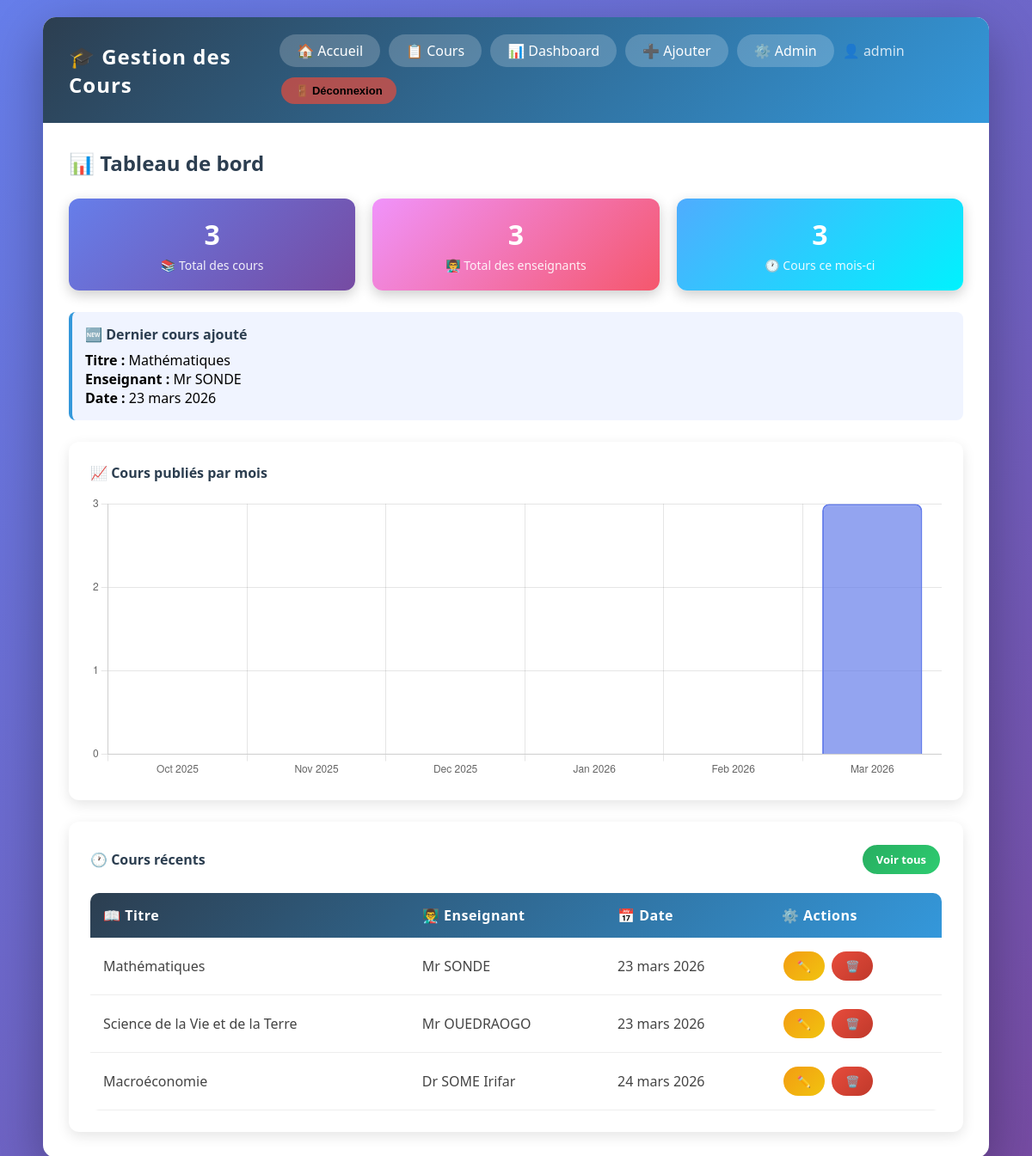
Before: /dashboard/ (signed in) with the older database file.
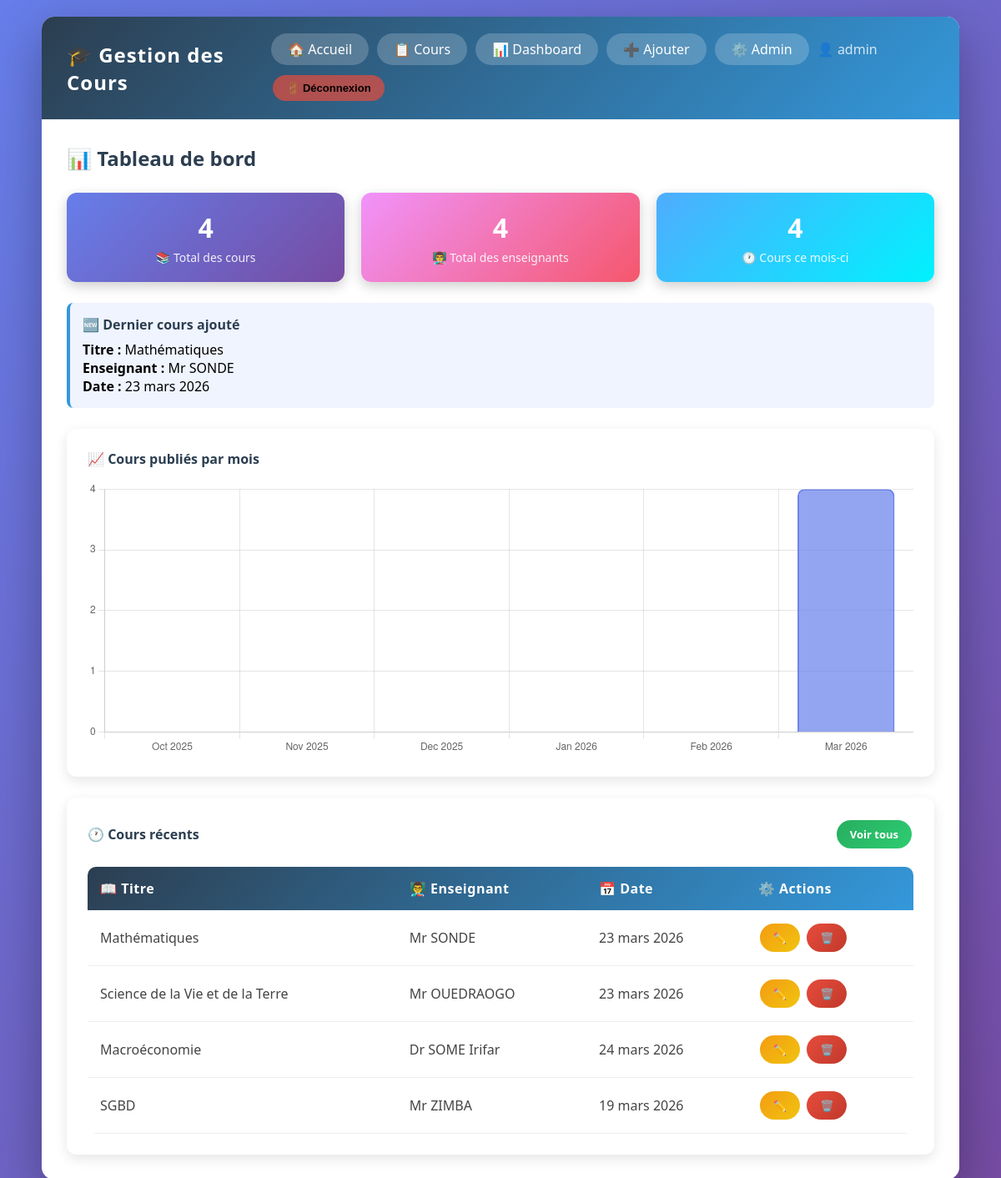
After: the same page with the newer database file.
### cours/models.py (models this page shows, shortened)
class Cours(models.Model):
    titre = models.CharField(max_length=200)
    enseignant = models.CharField(max_length=100)
    date_publication = models.DateField(validators=[valider_date])
    date_ajout = models.DateTimeField(auto_now_add=True)  # ← caché, automatique

### cours/views.py (the view)
# urls.py: path('dashboard/', DashboardView.as_view(), name='dashboard'),
class DashboardView(LoginRequiredMixin, TemplateView):
    template_name = 'cours/dashboard.html'
    login_url = '/login/'
    def get_context_data(self, **kwargs):
        context = super().get_context_data(**kwargs)
        context['total_cours'] = Cours.objects.count()
        context['total_enseignants'] = Cours.objects.values('enseignant').distinct().count()
        context['dernier_cours'] = Cours.objects.order_by('-date_ajout').first()
        context['cours_recents'] = Cours.objects.order_by('-date_ajout')[:5]
        cours_par_mois = []
        mois_labels = []
        for i in range(5, -1, -1):
            mois = timezone.now().date().replace(day=1)
            mois = mois - relativedelta(months=i)
            count = Cours.objects.filter(
                date_publication__year=mois.year,
                date_publication__month=mois.month
            ).count()
            cours_par_mois.append(count)
            mois_labels.append(mois.strftime('%b %Y'))
        context['cours_par_mois'] = cours_par_mois
        context['mois_labels'] = mois_labels
        return context

### cours/templates/cours/dashboard.html
{% extends 'cours/base.html' %}
{% block content %}
<h2 style="color:#2c3e50; margin-bottom:25px;">📊 Tableau de bord</h2>
<div class="stats">
    <div class="stat-card" style="background: linear-gradient(135deg, #667eea, #764ba2);">
        <h3>{{ total_cours }}</h3>
        <p>📚 Total des cours</p>
    </div>
    <div class="stat-card" style="background: linear-gradient(135deg, #f093fb, #f5576c);">
        <h3>{{ total_enseignants }}</h3>
        <p>👨‍🏫 Total des enseignants</p>
    </div>
    <div class="stat-card" style="background: linear-gradient(135deg, #4facfe, #00f2fe);">
        <h3>{{ cours_recents|length }}</h3>
        <p>🕐 Cours ce mois-ci</p>
    </div>
</div>
{% if dernier_cours %}
<div style="background:#f0f4ff; border-left:4px solid #3498db; padding:15px; border-radius:8px; margin-bottom:25px;">
    <h4 style="color:#2c3e50; margin-bottom:8px;">🆕 Dernier cours ajouté</h4>
    <p><strong>Titre :</strong> {{ dernier_cours.titre }}</p>
    <p><strong>Enseignant :</strong> {{ dernier_cours.enseignant }}</p>
   <p><strong>Date :</strong> {{ dernier_cours.date_publication|date:"d F Y" }}</p>
</div>
{% endif %}
<div style="background:white; padding:25px; border-radius:12px; box-shadow:0 5px 15px rgba(0,0,0,0.1); margin-bottom:25px;">
    <h4 style="color:#2c3e50; margin-bottom:15px;">📈 Cours publiés par mois</h4>
    <canvas id="coursChart" height="100"></canvas>
</div>
<div style="background:white; padding:25px; border-radius:12px; box-shadow:0 5px 15px rgba(0,0,0,0.1);">
    <div style="display:flex; justify-content:space-between; align-items:center; margin-bottom:15px;">
        <h4 style="color:#2c3e50;">🕐 Cours récents</h4>
        <a href="{% url 'cours-list' %}" class="btn btn-add">Voir tous</a>
    </div>
    <table>
        <thead>
            <tr>
                <th>📖 Titre</th>
                <th>👨‍🏫 Enseignant</th>
                <th>📅 Date</th>
                <th>⚙️ Actions</th>
            </tr>
        </thead>
        <tbody>
            {% for cours in cours_recents %}
            <tr>
                <td>{{ cours.titre }}</td>
                <td>{{ cours.enseignant }}</td>
                <td>{{ cours.date_publication }}</td>
                <td>
                    <a href="{% url 'cours-update' cours.pk %}" class="btn btn-edit">✏️</a>
                    <a href="{% url 'cours-delete' cours.pk %}" class="btn btn-delete">🗑️</a>
                </td>
            </tr>
            {% empty %}
            <tr>
                <td colspan="4" style="text-align:center; padding:20px; color:#999;">
                    Aucun cours disponible.
                </td>
            </tr>
            {% endfor %}
        </tbody>
    </table>
</div>
<script>
    const ctx = document.getElementById('coursChart').getContext('2d');
    new Chart(ctx, {
        type: 'bar',
        data: {
            labels: {{ mois_labels|safe }},
            datasets: [{
                label: 'Nombre de cours',
                data: {{ cours_par_mois|safe }},
                backgroundColor: 'rgba(102, 126, 234, 0.7)',
                borderColor: 'rgba(102, 126, 234, 1)',
                borderWidth: 2,
                borderRadius: 8,
            }]
        },
        options: {
            responsive: true,
            plugins: {
                legend: { display: false }
            },
            scales: {
                y: {
                    beginAtZero: true,
                    ticks: { stepSize: 1 }
                }
            }
        }
    });
</script>
{% endblock %}

Changed rows visible on the page:
added Cours: titre "SGBD", enseignant "Mr ZIMBA", date_publication "19 mars 2026"
Other visible differences:
{{ total_cours }}: "3" → "4"
{{ total_enseignants }}: "3" → "4"
{{ cours_recents|length }}: "3" → "4"
chart data {{ cours_par_mois|safe }}: [0, 0, 0, 0, 0, 3] → [0, 0, 0, 0, 0, 4]
